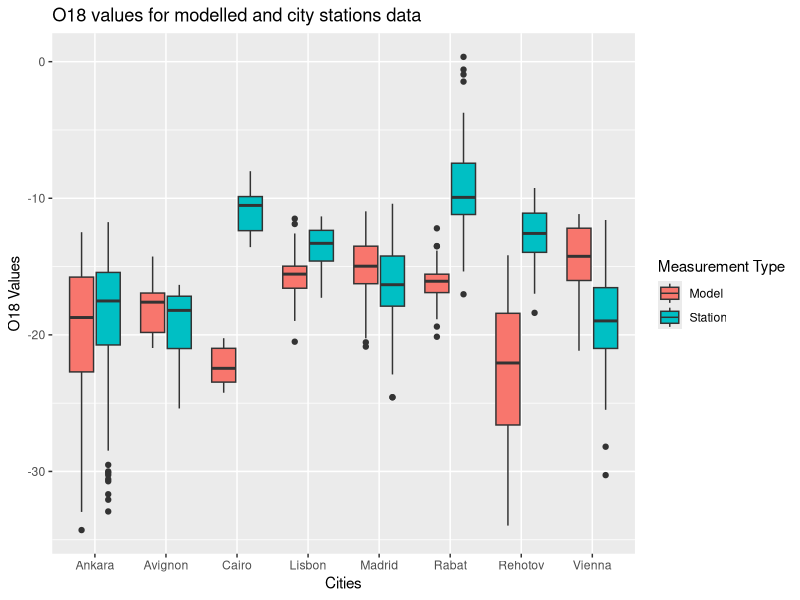
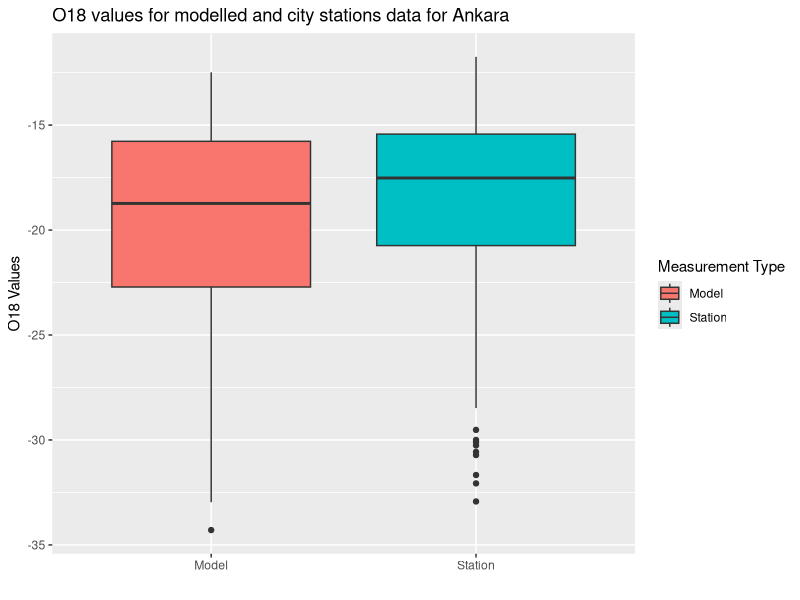
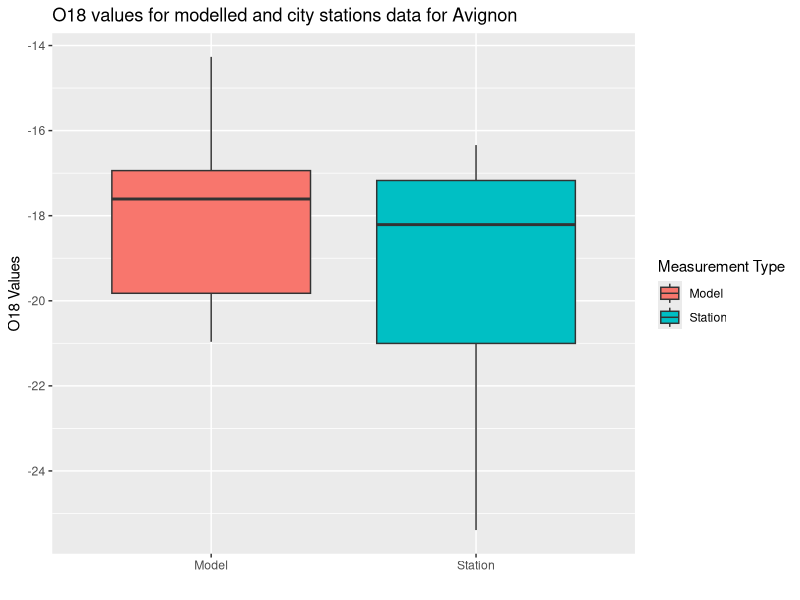
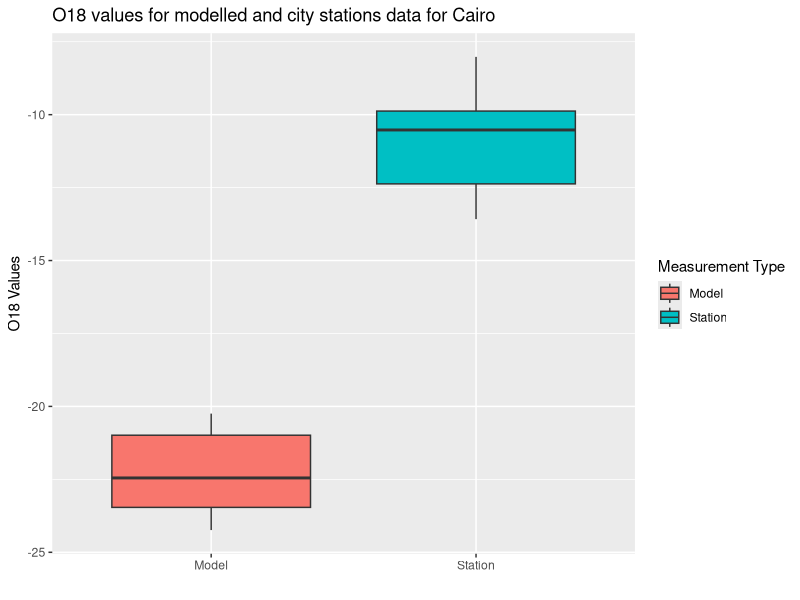
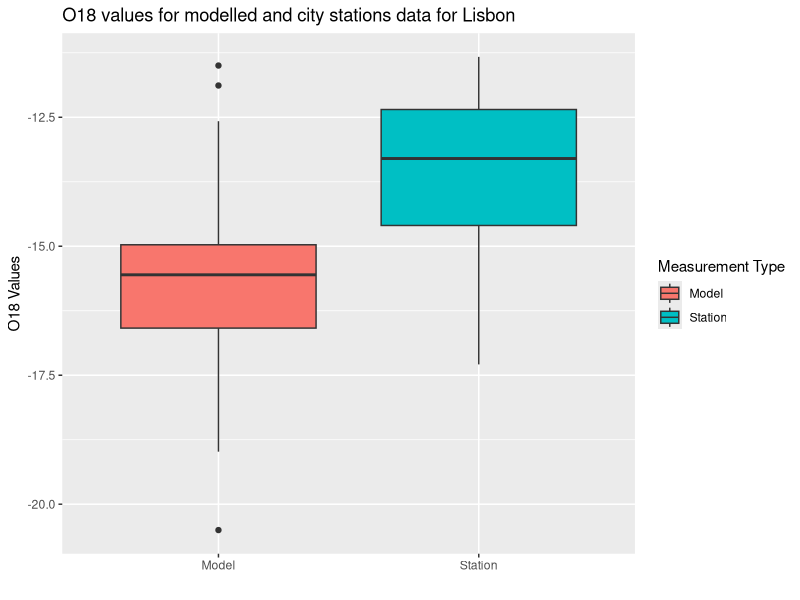
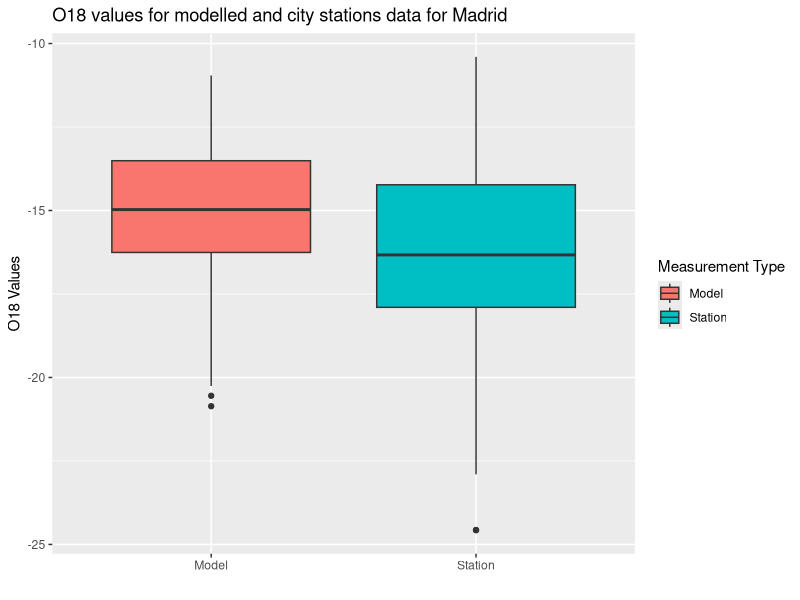
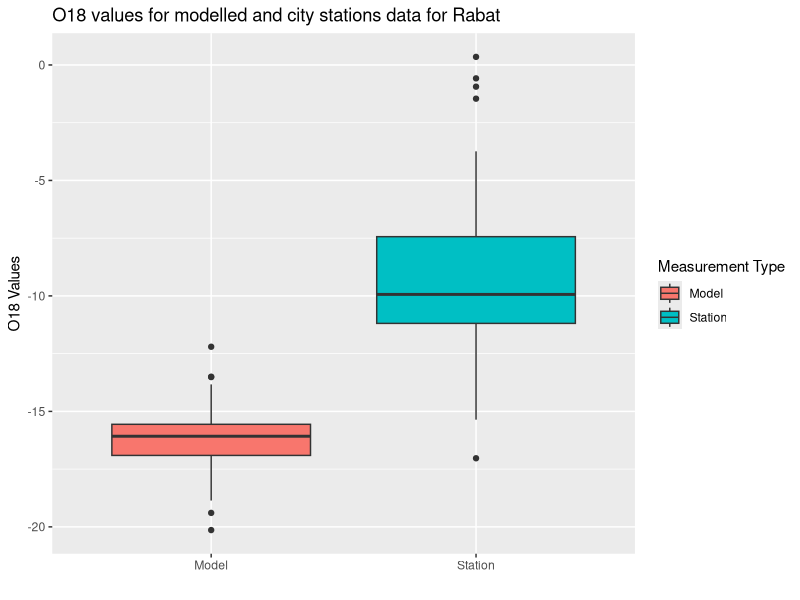
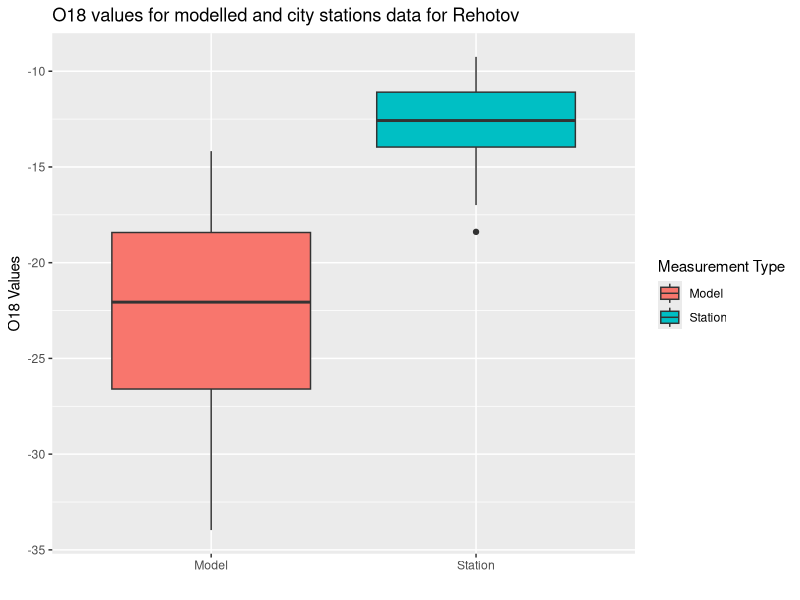

Reproduce these figures in R, in order.
# library(tidyverse)
# 
# structure(list(habitat = c("Gi", "We", "Mw", "Htr", "Gi", "Mw","Mw", "Gi", "Gi", "We", "We", "We", "Mw", "Mw", "Mw", "Htr", "Htr", "Htr"), az = c(2.8, 1.3, 11.3, 4, 1.4, 3.3, 23.6, 3.8, 0, 1, 0.6, 0.9, 13.1, 13.4, 12.7, 14.1, 18.1, 19.8), iz = c(3, 2, 9, 7, 8, 5, 12, 12, 0, 5, 3, 3, 6, 13, 10, 9, 13, 19)), class = "data.frame", row.names = c(NA, -18L))
# 
# df %>% 
#   mutate(habitat = factor(habitat , levels=c("We","Gi","Mw","Htr"))) %>% 
#   pivot_longer(cols = -habitat) %>% 
#   ggplot(aes(x = habitat, y = value, fill = name)) + 
#   geom_boxplot()

library(readxl)
library(tidyverse)

exceldata = read_excel("csv/Reaarangement for graph.xlsx")                                                                            
dfdata = data.frame(exceldata)
# dfdata

dfdata %>% 
  ggplot(aes(x=City, y=Value, fill=factor(Type.of.measurement))) +
  labs(title = "O18 values for modelled and city stations data", fill = "Measurement Type") + 
  xlab("Cities") + 
  ylab("O18 Values") + 
  geom_boxplot()


ggplot(subset(dfdata, City %in% c("Ankara")), aes(x = Type.of.measurement, y = Value, fill = Type.of.measurement)) +
  labs(title = "O18 values for modelled and city stations data for Ankara", fill = "Measurement Type") + 
  xlab("") + 
  ylab("O18 Values") + 
  geom_boxplot()

ggplot(subset(dfdata, City %in% c("Avignon")), aes(x = Type.of.measurement, y = Value, fill = Type.of.measurement)) +
  labs(title = "O18 values for modelled and city stations data for Avignon", fill = "Measurement Type") + 
  xlab("") + 
  ylab("O18 Values") + 
  geom_boxplot()

ggplot(subset(dfdata, City %in% c("Cairo")), aes(x = Type.of.measurement, y = Value, fill = Type.of.measurement)) +
  labs(title = "O18 values for modelled and city stations data for Cairo", fill = "Measurement Type") + 
  xlab("") + 
  ylab("O18 Values") + 
  geom_boxplot()

ggplot(subset(dfdata, City %in% c("Lisbon")), aes(x = Type.of.measurement, y = Value, fill = Type.of.measurement)) +
  labs(title = "O18 values for modelled and city stations data for Lisbon", fill = "Measurement Type") + 
  xlab("") + 
  ylab("O18 Values") + 
  geom_boxplot()

ggplot(subset(dfdata, City %in% c("Madrid")), aes(x = Type.of.measurement, y = Value, fill = Type.of.measurement)) +
  labs(title = "O18 values for modelled and city stations data for Madrid", fill = "Measurement Type") + 
  xlab("") + 
  ylab("O18 Values") + 
  geom_boxplot()

ggplot(subset(dfdata, City %in% c("Rabat")), aes(x = Type.of.measurement, y = Value, fill = Type.of.measurement)) +
  labs(title = "O18 values for modelled and city stations data for Rabat", fill = "Measurement Type") + 
  xlab("") + 
  ylab("O18 Values") + 
  geom_boxplot()

ggplot(subset(dfdata, City %in% c("Rehotov")), aes(x = Type.of.measurement, y = Value, fill = Type.of.measurement)) +
  labs(title = "O18 values for modelled and city stations data for Rehotov", fill = "Measurement Type") + 
  xlab("") + 
  ylab("O18 Values") + 
  geom_boxplot()

ggplot(subset(dfdata, City %in% c("Vienna")), aes(x = Type.of.measurement, y = Value, fill = Type.of.measurement)) +
  labs(title = "O18 values for modelled and city stations data for Vienna", fill = "Measurement Type") + 
  xlab("") + 
  ylab("O18 Values") + 
  geom_boxplot()

plots.dir.path <- list.files(tempdir(), pattern="rs-graphics", full.names = TRUE); 
plots.png.paths <- list.files(plots.dir.path, pattern=".png", full.names = TRUE)

file.copy(from=plots.png.paths, to="plots/O18")